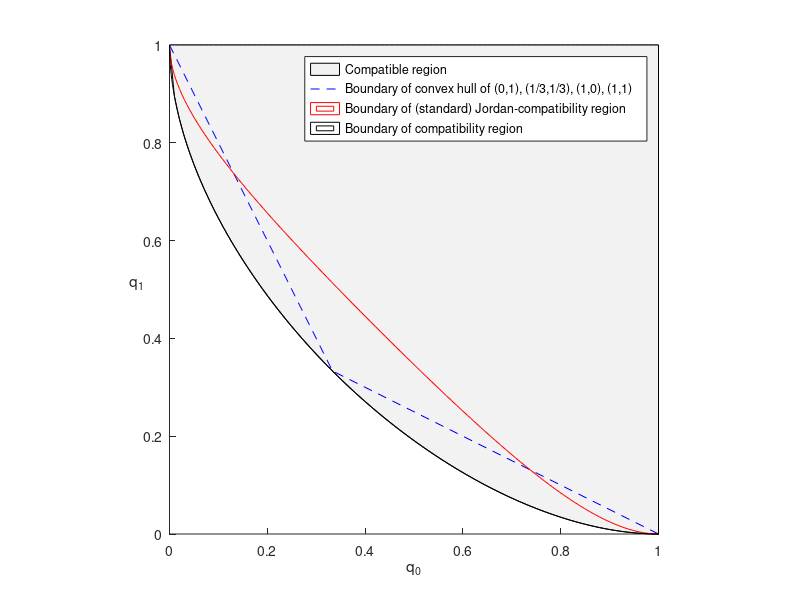

This chart was generated by the following MATLAB code:
%%%%%%%%%%%%%%%%%%%%%%%%%%%%%%%%%%%%%%%%%%%%%%%%%%%%%%%%%%%%%%%%%%%%%%%%%%
% 
% This code plots the boundaries of the compatibility region and
% Jordan-compatibility region of pairs of depolarizing channels.
%
% The output figure is Figure 2 in [1].
%
%%%%%%%%%%%%%%%%%%%%%%%%%%%%%%%%%%%%%%%%%%%%%%%%%%%%%%%%%%%%%%%%%%%%%%%%%%
% Written by: Mark Girard (mark.girard@uwaterloo.ca)
% Last updated: 2021 February 23
%
% References: 
% [1] "Jordan products of quantum channels and their compatibility"
%    Mark Girard, Jamie Sikora, Martin Plavala
%    https://arxiv.org/abs/2009.03279
%
%%%%%%%%%%%%%%%%%%%%%%%%%%%%%%%%%%%%%%%%%%%%%%%%%%%%%%%%%%%%%%%%%%%%%%%%%%
figure

q = linspace(0, 1, 101);
qs = [q, fliplr(q)];
q1 = 1/2*(2-q-sqrt(4*q-3*q.^2));
q1s = [q1, 0*q+1];
fill(qs, q1s , [0,0,0]+.95,'DisplayName','Compatible region');

hold on

plot([0,1/3,1],[1,1/3,0],'b--', 'DisplayName','Boundary of convex hull of (0,1), (1/3,1/3), (1,0), (1,1)')

[q0,q1] = meshgrid(linspace(0,1),linspace(0,1));
Z_jord = 3*q0.*q1.*(4-q0).*(4-q1)+12*(1-q0-q1).^2-40*q0.*q1 ;
Z_comp = (1-q0).^2 + (1-q1).^2 + q0.*q1-1;
[~,p_jord] = contour(q0,q1,Z_jord,[0,0], 'r-', 'DisplayName','Boundary of (standard) Jordan-compatibility region'); 
[~,p_comp] = contour(q0,q1,Z_comp,[0,0], 'k-', 'DisplayName','Boundary of compatibility region'); 

pbaspect([1 1 1])

set(gcf, 'Position',  [0, 0, 500, 500])
ylabel('q_1','Rotation',0)
xlabel('q_0')

legend
print(gcf, 'Fig2.pdf', '-dpdf', '-fillpage')